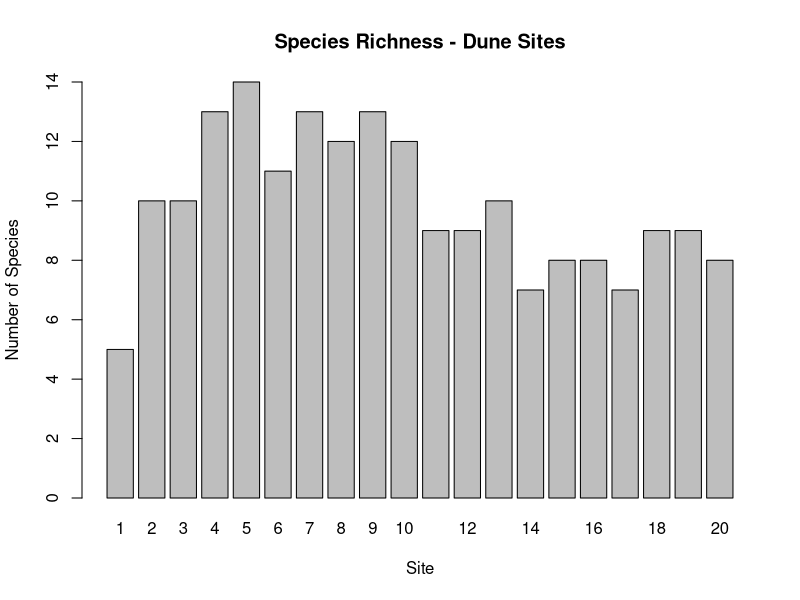
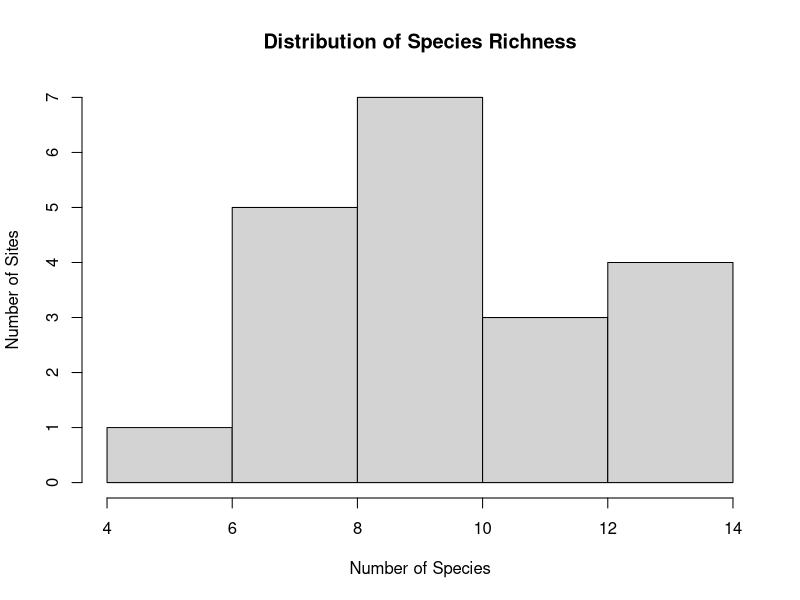

Generate these figures, in order, with R:
## ---- chunk 1
library(vegan)
data(dune)

# Calculate species richness (number of species per site)
richness <- rowSums(dune > 0)
richness
## ---- chunk 2
# Using specnumber() function from vegan
richness_vegan <- specnumber(dune)
richness_vegan

# Verify they're the same
identical(richness, richness_vegan)
## ---- chunk 3
# Summary statistics
summary(richness)
mean(richness)
sd(richness)

# Barplot showing richness per site
barplot(richness, main = "Species Richness - Dune Sites", 
        xlab = "Site", ylab = "Number of Species", ylim = c(0, max(richness)))

# Histogram showing distribution of richness values
hist(richness, main = "Distribution of Species Richness", 
     xlab = "Number of Species", ylab = "Number of Sites", breaks = 5)
